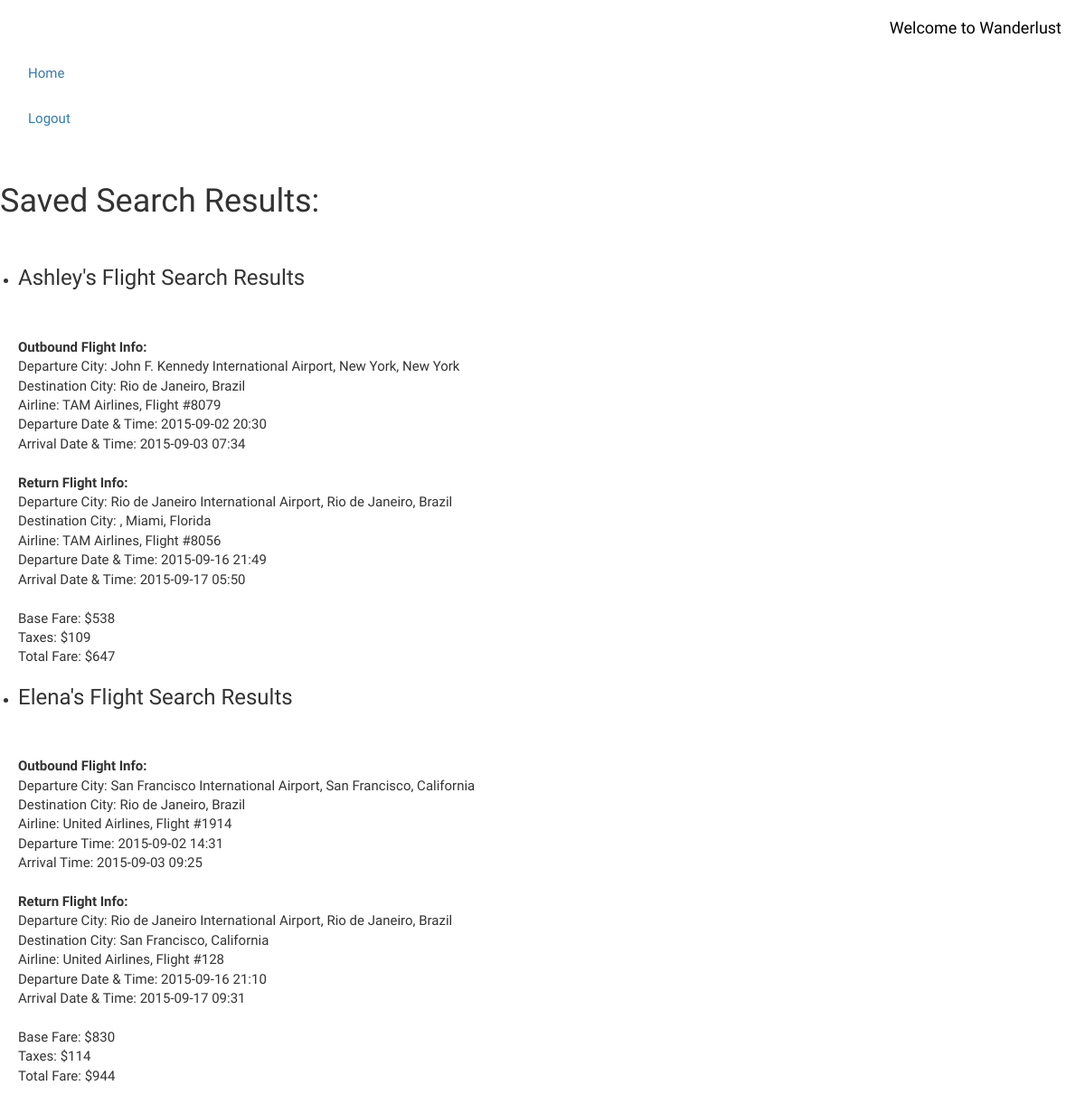
/saved_searches (signed in), run on the app's committed database.
### model.py (models this page shows)
class Search(db.Model):
    __tablename__ = "searches"
    search_id = db.Column(db.Integer, autoincrement=True, primary_key=True, nullable=False)
    user_id = db.Column(db.Integer, db.ForeignKey('users.user_id'), nullable=True)
    traveler1_name = db.Column(db.String(150), nullable=True)
    traveler2_name = db.Column(db.String(150), nullable=True)
    traveler1_origin = db.Column(db.String(75), nullable=True)
    traveler2_origin = db.Column(db.String(75), nullable=True)
    traveler1_max_price = db.Column(db.Integer, nullable=True)
    traveler2_max_price = db.Column(db.Integer, nullable=True)
    departure_date = db.Column(db.String(75), nullable=True)
    return_date = db.Column(db.String(75), nullable=True)
    destination = db.Column(db.String(75), nullable=True)
    users = db.relationship('User', backref=db.backref('searches', order_by=search_id))

class Flight(db.Model):
    __tablename__ = "flights"
    flight_id = db.Column(db.Integer, autoincrement=True, primary_key=True, nullable=False)
    user_id = db.Column(db.Integer, db.ForeignKey('users.user_id'), nullable=True)
    outbound_city_origin = db.Column(db.String(75), nullable=False)
    outbound_city_final_destination = db.Column(db.String(75), nullable=False)
    outbound_airline_code = db.Column(db.String(75), nullable=False)
    outbound_airline_name = db.Column(db.String(75), nullable=False)
    outbound_flight_number = db.Column(db.Integer, nullable=False)
    outbound_datetime_departure = db.Column(db.String(75), nullable=False)
    outbound_datetime_arrival = db.Column(db.String(75), nullable=False)
    inbound_city_origin = db.Column(db.String(75), nullable=False)
    inbound_city_final_destination = db.Column(db.String(75), nullable=False)
    inbound_airline_code = db.Column(db.String(75), nullable=False)
    inbound_airline_name = db.Column(db.String(75), nullable=False)
    inbound_flight_number = db.Column(db.Integer, nullable=False)
    inbound_datetime_departure = db.Column(db.String(75), nullable=False)
    inbound_datetime_arrival = db.Column(db.String(75), nullable=False)
    outbound_destination_city_airport = db.Column(db.String(75), nullable=True)
    inbound_destination_city_airport = db.Column(db.String(75), nullable=True)
    outbound_city_airport = db.Column(db.String(75), nullable=True)
    inbound_city_airport = db.Column(db.String(75), nullable=True)
    base_fare = db.Column(db.Integer, nullable=False)
    taxes = db.Column(db.Integer, nullable=False)
    total_fare = db.Column(db.Integer, nullable=False)
    user = db.relationship('User', backref=db.backref('flights', order_by=user_id))

### server.py (the view)
@app.route('/saved_searches', methods=['GET'])
def view_saved_searches():
    user_id = session['user_id']
    saved_searches = SavedSearch.query.filter_by(user_id=user_id).all()
    for flight in saved_searches:
        print flight
        flight_list = []
        t1_flights = Flight.query.filter_by(flight_id=flight.t1_flight_id).all()
        t2_flights = Flight.query.filter_by(flight_id=flight.t2_flight_id).all()
        flight_list.append((t1_flights, t2_flights))
    print flight_list, "%" * 25
    for travelers in saved_searches:
        traveler_info = []
        traveler = Search.query.filter_by(search_id=travelers.search_id).all()
        traveler_info.append(traveler)
    return render_template("saved_searches.html", saved_searches=saved_searches, flight_list=flight_list, traveler_info=traveler_info)

### templates/saved_searches.html (shortened to what this page needs)
{% extends 'base.html' %}
{% block content %}
<div>
    <h1>Saved Search Results:</h1><br>
</div>
<div>
    <ul>
        <li>
        {% for result in flight_list %}{% for item in traveler_info %}
        <h3>{{item[0].traveler1_name}}'s Flight Search Results</h3><br><br>
        <b>Outbound Flight Info:</b><br>
        Departure City: {{result[0][0].outbound_city_airport}}, {{result[0][0].outbound_city_origin}}<br>
        Destination City: {{result[0][0].outbound_city_final_destination}}<br>
        Airline: {{result[0][0].outbound_airline_name}}, Flight #{{result[0][0].outbound_flight_number}}<br>
        Departure Date & Time: {{result[0][0].outbound_datetime_departure}}<br>
        Arrival Date & Time: {{result[0][0].outbound_datetime_arrival}}<br><br>
        <b>Return Flight Info:</b><br>
        Departure City: {{result[0][0].inbound_city_airport}}, {{result[0][0].inbound_city_origin}}
        <br>Destination City: {{result[0][0].inbound_destination_city_airport}}, {{result[0][0].inbound_city_final_destination}}<br>
        Airline: {{result[0][0].inbound_airline_name}}, Flight #{{result[0][0].inbound_flight_number}}<br>
        Departure Date & Time: {{result[0][0].inbound_datetime_departure}}<br>
        Arrival Date & Time: {{result[0][0].inbound_datetime_arrival}}<br><br>
        Base Fare: ${{result[0][0].base_fare}}<br>
        Taxes: ${{result[0][0].taxes}}<br>
        Total Fare: ${{result[0][0].total_fare}}
        </li>
    </ul>
</div>
<div>
    <ul>
        <li>
    <h3>{{item[0].traveler2_name}}'s Flight Search Results</h3><br><br>
    <b>Outbound Flight Info:</b><br>
    Departure City: {{result[1][0].outbound_city_airport}}, {{result[1][0].outbound_city_origin}}<br>
    Destination City: {{result[1][0].outbound_city_final_destination}}<br>
    Airline: {{result[1][0].outbound_airline_name}}, Flight #{{result[1][0].outbound_flight_number}}<br>
    Departure Time: {{result[1][0].outbound_datetime_departure}}<br>
    Arrival Time: {{result[1][0].outbound_datetime_arrival}}<br><br>
    <b>Return Flight Info:</b><br>
    Departure City: {{result[1][0].inbound_city_airport}}, {{result[1][0].inbound_city_origin}}<br>
    Destination City: {{result[1][0].inbound_city_final_destination}}<br>
    Airline: {{result[1][0].inbound_airline_name}}, Flight #{{result[1][0].inbound_flight_number}}<br>
    Departure Date & Time: {{result[1][0].inbound_datetime_departure}}<br>
    Arrival Date & Time: {{result[1][0].inbound_datetime_arrival}}<br><br>
    Base Fare: ${{result[1][0].base_fare}}<br>
    Taxes: ${{result[1][0].taxes}}<br>
    Total Fare: ${{result[1][0].total_fare}}
    </ul>
        {% endfor %}{% endfor %}
</div>
{% endblock %}

### templates/base.html (shortened to what this page needs)
<!DOCTYPE html>
<head>
<link rel="stylesheet" type="text/css" href="//cdn.jsdelivr.net/bootstrap/latest/css/bootstrap.css"/>
 <link rel="stylesheet"
          href="http://maxcdn.bootstrapcdn.com/bootstrap/3.3.4/css/bootstrap.css"/>
</head>
<body>
<div class="navbar navbar-custom navbar-fluid-top">
 <div class="navbar-header"><a class="navbar-brand" role="navigation "href="/">Welcome to Wanderlust</a>
    </div>
    <div class="navbar-collapse collapse">
      <ul class="nav navbar-nav">
        <li><a href="/">Home</a></li>
        {% if "user_id" in session %}
        <li><a href="/logout">Logout</a></li>
        {% else %}
        <li><a href="/login">Login</a></li>
        <li><a href="/register">Register</a></li>
        {% endif %}
        <li>&nbsp;</li>
      </ul>
</div>
</div>
    {% block content %}
    {% endblock %}
</body>
</html>

### templates/base.html (style rules this page uses)
body { font-family: 'Special Elite', serif; font-size: 15px; }

### data on the page
Search: traveler1_name "Ashley", traveler2_name "Elena"
Flight: outbound_city_airport "John F. Kennedy International Airport", outbound_city_origin "New York, New York", outbound_city_final_destination "Rio de Janeiro, Brazil", outbound_airline_name "TAM Airlines", outbound_flight_number "8079", outbound_datetime_departure "2015-09-02 20:30", outbound_datetime_arrival "2015-09-03 07:34", inbound_city_airport "Rio de Janeiro International Airport", inbound_city_origin "Rio de Janeiro, Brazil", inbound_city_final_destination "Miami, Florida", inbound_airline_name "TAM Airlines", inbound_flight_number "8056", inbound_datetime_departure "2015-09-16 21:49", inbound_datetime_arrival "2015-09-17 05:50", base_fare "538", taxes "109", total_fare "647"
Flight: outbound_city_airport "San Francisco International Airport", outbound_city_origin "San Francisco, California", outbound_city_final_destination "Rio de Janeiro, Brazil", outbound_airline_name "United Airlines", outbound_flight_number "1914", outbound_datetime_departure "2015-09-02 14:31", outbound_datetime_arrival "2015-09-03 09:25", inbound_city_airport "Rio de Janeiro International Airport", inbound_city_origin "Rio de Janeiro, Brazil", inbound_city_final_destination "San Francisco, California", inbound_airline_name "United Airlines", inbound_flight_number "128", inbound_datetime_departure "2015-09-16 21:10", inbound_datetime_arrival "2015-09-17 09:31", base_fare "830", taxes "114", total_fare "944"
